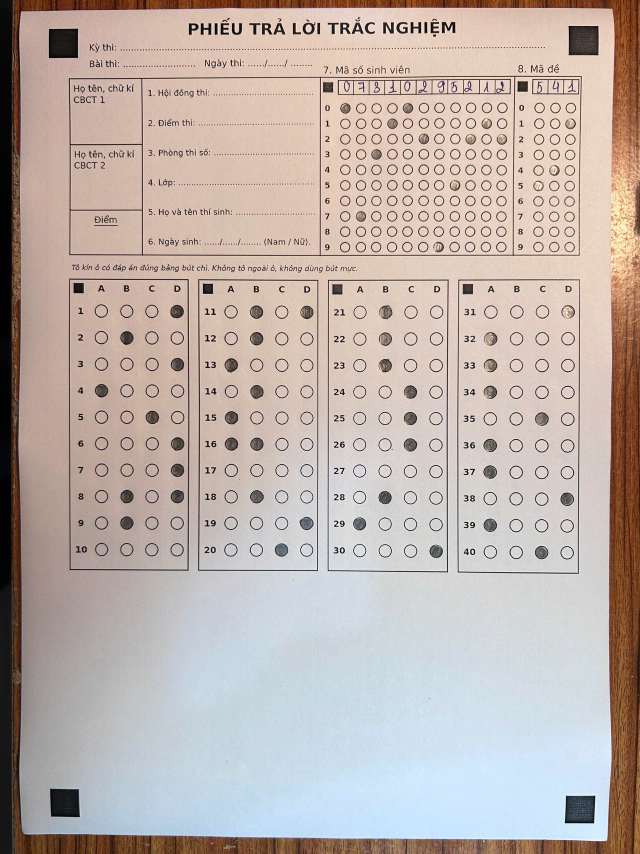
#> input picture data/images/t1_s01_binhthuong_01.jpg, 1920 x 2560 px (shown at 1/3 size)
$ python -i warp.py   (imports and definitions only)
#> lines starting #> are read from the running program, lines starting #| are printed output that depends on the picture; after the words box and inside, x2 and y2 are one past the last pixel; in counts of white or black regions, pixels touching at a corner belong together
"""Nắn phiếu từ ảnh chụp điện thoại: tìm 4 marker góc và biến đổi phối cảnh.

Ảnh sau khi nắn có kích thước page.width x page.height (pixel chuẩn), tâm 4 marker
trùng config["markers"]["centers"]. Chỉ dùng xử lý ảnh cơ bản của OpenCV.
"""
from __future__ import annotations

import io
from pathlib import Path

import cv2
import numpy as np
from PIL import Image, ImageOps

# ---------------------------------------------------------------------------
# Tham số (không hard-code tọa độ phiếu; kích thước trang đọc từ JSON)
# ---------------------------------------------------------------------------
MAX_SIDE = 2000                 # cạnh dài tối đa khi đọc / khi tìm marker
GAUSSIAN_KSIZE = (5, 5)
ADAPTIVE_BLOCK_RATIO = 0.04     # blockSize = tỉ lệ cạnh ngắn, luôn lẻ
ADAPTIVE_BLOCK_MIN = 15
ADAPTIVE_C = 8
MORPH_KSIZE = 3
AREA_MIN_RATIO = 0.0003         # diện tích contour / diện tích ảnh
AREA_MAX_RATIO = 0.02
APPROX_EPS_RATIO = 0.04         # epsilon approxPolyDP = tỉ lệ chu vi
ASPECT_LO = 0.75                # rộng/cao của minAreaRect
ASPECT_HI = 1.33
SOLIDITY_MIN = 0.85             # diện tích contour / diện tích minAreaRect
AREA_SPREAD_MAX = 2.5           # max/min diện tích 4 marker được chọn

MSG_NOT_ENOUGH = (
    "Không tìm thấy đủ 4 ô đen ở góc, hãy chụp lại sao cho thấy rõ cả 4 góc và không bị che"
)
MSG_AREA_SPREAD = "Có thể marker góc bị che hoặc quá mờ"


class MarkerNotFound(Exception):
    """Không chọn được đúng 4 marker góc trên ảnh."""


# ===========================================================================
# 1. Đọc ảnh
# ===========================================================================
# [23 lines left out: function load_image, not called in this run]


# ===========================================================================
# 2. Tiện ích debug và hình học
# ===========================================================================
def _save_debug(debug_dir: Path | str | None, name: str, image: np.ndarray) -> None:
    """Ghi ảnh PNG vào debug_dir; imencode để tránh lỗi đường dẫn Unicode trên Windows."""
    if debug_dir is None:
        return
    folder = Path(debug_dir)
    folder.mkdir(parents=True, exist_ok=True)
    path = folder / name
    ok, buf = cv2.imencode(".png", image)
    if not ok:
        raise OSError(f"Không ghi được ảnh debug: {path}")
    path.write_bytes(buf.tobytes())


def _prepare_working_image(img_bgr: np.ndarray) -> tuple[np.ndarray, float]:
    """Thu nhỏ nếu cạnh dài > MAX_SIDE. Trả về (ảnh làm việc, tỉ lệ so với ảnh đầu vào)."""
    height, width = img_bgr.shape[:2]
    long_edge = max(height, width)
    if long_edge <= MAX_SIDE:
        return img_bgr, 1.0
    scale = MAX_SIDE / long_edge
    work = cv2.resize(
        img_bgr,
        (max(1, round(width * scale)), max(1, round(height * scale))),
        interpolation=cv2.INTER_AREA,
    )
    return work, scale


def _adaptive_block_size(height: int, width: int) -> int:
    """blockSize lẻ, tỉ lệ theo cạnh ngắn của ảnh."""
    block = int(min(height, width) * ADAPTIVE_BLOCK_RATIO)
    if block % 2 == 0:
        block += 1
    return max(block, ADAPTIVE_BLOCK_MIN)


def _contour_centroid(contour: np.ndarray) -> tuple[float, float] | None:
    """Trọng tâm contour bằng moments; None nếu diện tích ~ 0."""
    moments = cv2.moments(contour)
    if moments["m00"] == 0:
        return None
    return moments["m10"] / moments["m00"], moments["m01"] / moments["m00"]


def _binarize_markers(gray: np.ndarray) -> np.ndarray:
    """Ngưỡng thích nghi nghịch đảo rồi mở/đóng hình thái học nhẹ."""
    height, width = gray.shape[:2]
    block = _adaptive_block_size(height, width)
    binary = cv2.adaptiveThreshold(
        gray, 255, cv2.ADAPTIVE_THRESH_GAUSSIAN_C, cv2.THRESH_BINARY_INV, block, ADAPTIVE_C,
    )
    kernel = cv2.getStructuringElement(cv2.MORPH_RECT, (MORPH_KSIZE, MORPH_KSIZE))
    binary = cv2.morphologyEx(binary, cv2.MORPH_OPEN, kernel, iterations=1)
    binary = cv2.morphologyEx(binary, cv2.MORPH_CLOSE, kernel, iterations=1)
    return binary


# ===========================================================================
# 3. Lọc ứng viên marker
# ===========================================================================
def _is_marker_candidate(contour: np.ndarray, image_area: float) -> bool:
    """True nếu contour giống ô vuông đen đặc (diện tích, 4 đỉnh lồi, tỉ lệ, độ đặc)."""
    area = cv2.contourArea(contour)
    if area < AREA_MIN_RATIO * image_area or area > AREA_MAX_RATIO * image_area:
        return False
    peri = cv2.arcLength(contour, True)
    approx = cv2.approxPolyDP(contour, APPROX_EPS_RATIO * peri, True)
    if len(approx) != 4 or not cv2.isContourConvex(approx):
        return False
    # minAreaRect chịu được phiếu nghiêng; boundingRect theo trục sẽ loại marker khi ảnh nghiêng.
    _center, (rect_w, rect_h), _angle = cv2.minAreaRect(contour)
    if rect_w < 1 or rect_h < 1:
        return False
    short, long_side = min(rect_w, rect_h), max(rect_w, rect_h)
    ratio = short / long_side
    if ratio < ASPECT_LO or long_side / short > ASPECT_HI:
        return False
    if area / (rect_w * rect_h) < SOLIDITY_MIN:
        return False
    return True


def _collect_candidates(binary: np.ndarray) -> list[dict]:
    """Tìm contour và giữ những contour vượt bộ lọc marker."""
    contours, _ = cv2.findContours(binary, cv2.RETR_LIST, cv2.CHAIN_APPROX_SIMPLE)
    image_area = float(binary.shape[0] * binary.shape[1])
    candidates: list[dict] = []
    for contour in contours:
        if not _is_marker_candidate(contour, image_area):
            continue
        centroid = _contour_centroid(contour)
        if centroid is None:
            continue
        candidates.append({
            "contour": contour,
            "area": float(cv2.contourArea(contour)),
            "cx": centroid[0],
            "cy": centroid[1],
        })
    return candidates


def _similar_area_cluster(candidates: list[dict]) -> list[dict]:
    """Chọn cụm >= 4 ứng viên có diện tích lệch nhau không quá AREA_SPREAD_MAX, ưu tiên cụm to.

    Ô vuông nhỏ trang trí nhỏ hơn marker góc ~ 9 lần diện tích nên không cùng cụm.
    Ô CBCT / vật đen lớn hơn nhiều cũng bị loại vì không đủ 4 phần tử cùng cỡ.
    """
    ordered = sorted(candidates, key=lambda item: -item["area"])
    for seed in ordered:
        high = seed["area"]
        group = [
            item for item in ordered
            if item["area"] <= high and high / item["area"] <= AREA_SPREAD_MAX
        ]
        if len(group) >= 4:
            return group
    return []


def _pick_one_per_quadrant(candidates: list[dict]) -> dict[str, dict]:
    """Chia 4 góc phần tư quanh tâm các ứng viên; mỗi góc lấy ứng viên diện tích lớn nhất."""
    mean_x = float(np.mean([item["cx"] for item in candidates]))
    mean_y = float(np.mean([item["cy"] for item in candidates]))
    quadrants: dict[str, dict] = {}
    for item in candidates:
        if item["cx"] < mean_x and item["cy"] < mean_y:
            name = "tl"
        elif item["cx"] >= mean_x and item["cy"] < mean_y:
            name = "tr"
        elif item["cx"] >= mean_x and item["cy"] >= mean_y:
            name = "br"
        else:
            name = "bl"
        current = quadrants.get(name)
        if current is None or item["area"] > current["area"]:
            quadrants[name] = item
    return quadrants


def _order_corners(points: np.ndarray) -> np.ndarray:
    """Sắp 4 điểm theo thứ tự trên-trái, trên-phải, dưới-phải, dưới-trái (tổng x+y và hiệu y-x)."""
    pts = np.asarray(points, dtype=np.float32)
    total = pts[:, 0] + pts[:, 1]
    diff = pts[:, 1] - pts[:, 0]
    ordered = np.stack([
        pts[int(np.argmin(total))],
        pts[int(np.argmin(diff))],
        pts[int(np.argmax(total))],
        pts[int(np.argmax(diff))],
    ])
    return ordered.astype(np.float32)


def _draw_candidates(bgr: np.ndarray, candidates: list[dict]) -> np.ndarray:
    """Vẽ mọi ứng viên (xanh) lên bản sao ảnh."""
    canvas = bgr.copy()
    for item in candidates:
        cv2.drawContours(canvas, [item["contour"]], -1, (0, 180, 0), 2)
        cv2.circle(canvas, (int(item["cx"]), int(item["cy"])), 6, (0, 180, 0), -1)
    return canvas


def _draw_markers(bgr: np.ndarray, points: np.ndarray) -> np.ndarray:
    """Vẽ 4 marker đã chọn (đỏ) kèm nhãn TL/TR/BR/BL."""
    canvas = bgr.copy()
    labels = ("TL", "TR", "BR", "BL")
    for (x, y), label in zip(points, labels):
        cv2.circle(canvas, (int(x), int(y)), 10, (0, 0, 255), 3)
        cv2.putText(
            canvas, label, (int(x) + 12, int(y) - 8),
            cv2.FONT_HERSHEY_SIMPLEX, 0.7, (0, 0, 255), 2, cv2.LINE_AA,
        )
    return canvas


# ===========================================================================
# 4. Tìm 4 marker
# ===========================================================================
def find_markers(img_bgr: np.ndarray, debug_dir=None) -> np.ndarray:
    """Tìm 4 ô đen góc; trả về float32 shape (4, 2) thứ tự tl, tr, br, bl theo tọa độ ảnh đầu vào."""
    work, scale = _prepare_working_image(img_bgr)
    gray = cv2.cvtColor(work, cv2.COLOR_BGR2GRAY)
    blur = cv2.GaussianBlur(gray, GAUSSIAN_KSIZE, 0)
    _save_debug(debug_dir, "01_gray.png", gray)
    _save_debug(debug_dir, "02_blur.png", blur)

    binary = _binarize_markers(blur)
    _save_debug(debug_dir, "03_threshold.png", binary)

    candidates = _collect_candidates(binary)
    _save_debug(debug_dir, "04_candidates.png", _draw_candidates(work, candidates))

    cluster = _similar_area_cluster(candidates)
    if len(cluster) < 4:
        raise MarkerNotFound(MSG_NOT_ENOUGH)
    quadrants = _pick_one_per_quadrant(cluster)
    if len(quadrants) < 4:
        raise MarkerNotFound(MSG_NOT_ENOUGH)

    chosen = [quadrants[name] for name in ("tl", "tr", "br", "bl")]
    areas = [item["area"] for item in chosen]
    if max(areas) / min(areas) > AREA_SPREAD_MAX:
        raise MarkerNotFound(MSG_AREA_SPREAD)

    work_points = np.array([[item["cx"], item["cy"]] for item in chosen], dtype=np.float32)
    work_points = _order_corners(work_points)
    _save_debug(debug_dir, "05_markers.png", _draw_markers(work, work_points))
    # Quy đổi về tọa độ ảnh đầu vào nếu đã thu nhỏ để xử lý.
    return (work_points / scale).astype(np.float32)


# ===========================================================================
# 5. Nắn phiếu
# ===========================================================================
# [36 lines left out: functions _page_size, _marker_destinations, warp_sheet, not called in this run]

>>> import cv2
>>> picture = cv2.imread('data/images/t1_s01_binhthuong_01.jpg')
#> picture is the input picture: shape (2560, 1920, 3); mean B, G, R 172.4, 178.3, 190.7
>>> result = find_markers(picture)
#> in find_markers, `work, scale = _prepare_working_image(img_bgr)`: scale = 0.781
#> in find_markers, `gray = cv2.cvtColor(work, cv2.COLOR_BGR2GRAY)`:
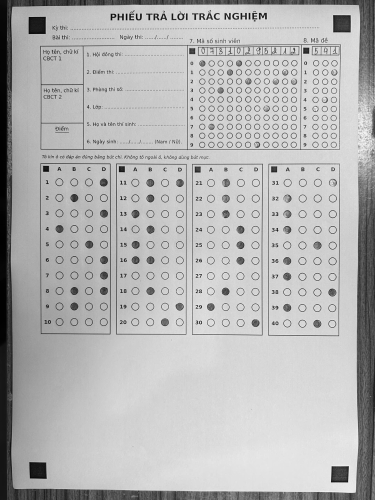
#> gray: shape (2000, 1500) (shown at 1/4 size); min 0, max 252, mean 181.3
#> in _binarize_markers, `binary = cv2.adaptiveThreshold( gray, 255, cv2.ADAPTIVE_THRESH_GAUSSIA..`:
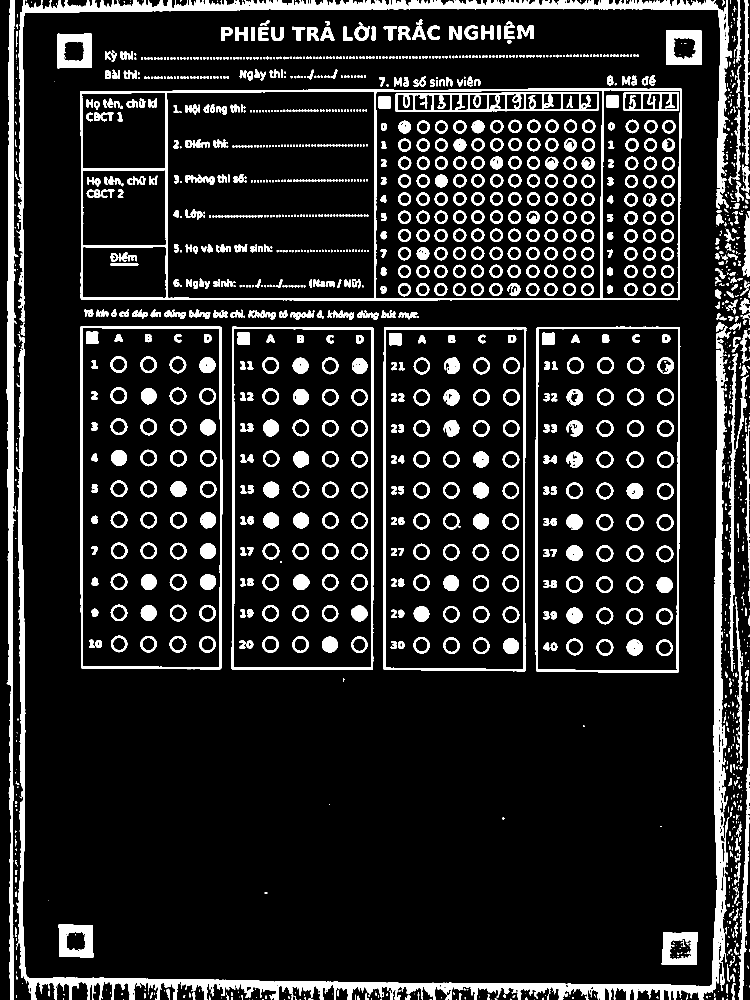
#> binary: shape (2000, 1500) (shown at 1/2 size); 12.7% white; 1801 white regions (937 under 20 px), largest, box (x1, y1, x2, y2) and area: (32, 653, 1462, 2000) 54799, (33, 0, 1463, 644) 30609, (160, 177, 1364, 601) 20208
#> in _binarize_markers, `binary = cv2.morphologyEx(binary, cv2.MORPH_OPEN, kernel, iterations=1)`:
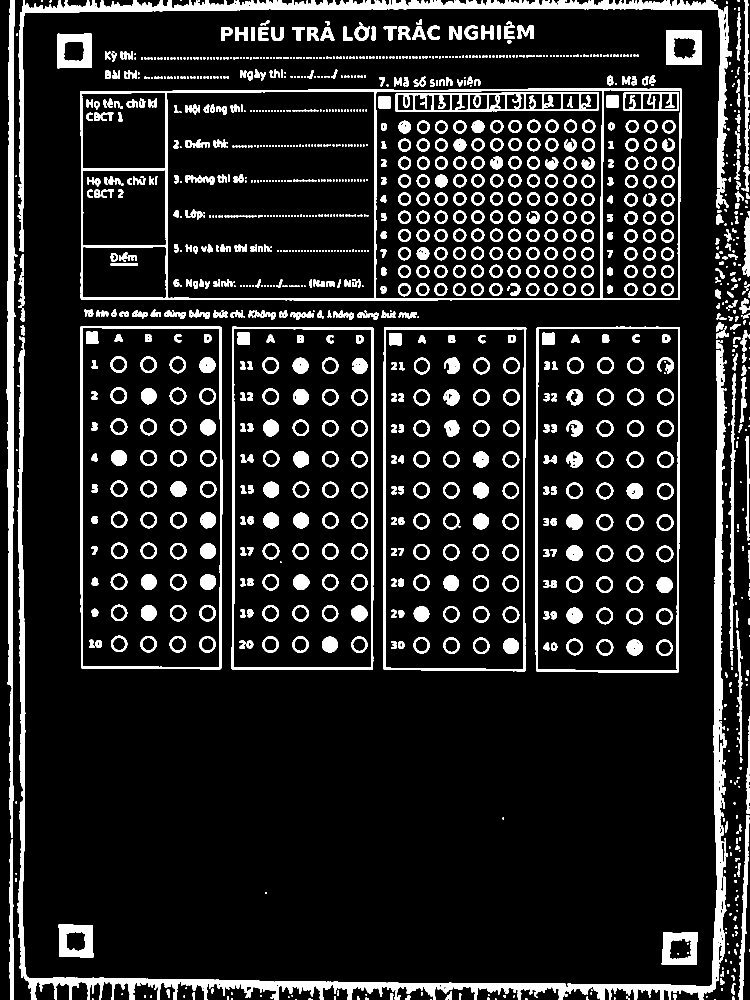
#> binary: shape (2000, 1500) (shown at 1/2 size); 12.4% white; 1433 white regions (614 under 20 px), largest, box (x1, y1, x2, y2) and area: (34, 680, 1454, 2000) 52166, (35, 0, 1463, 504) 29033, (160, 177, 1364, 601) 20159
#> in _binarize_markers, `binary = cv2.morphologyEx(binary, cv2.MORPH_CLOSE, kernel, iterations=1)`:
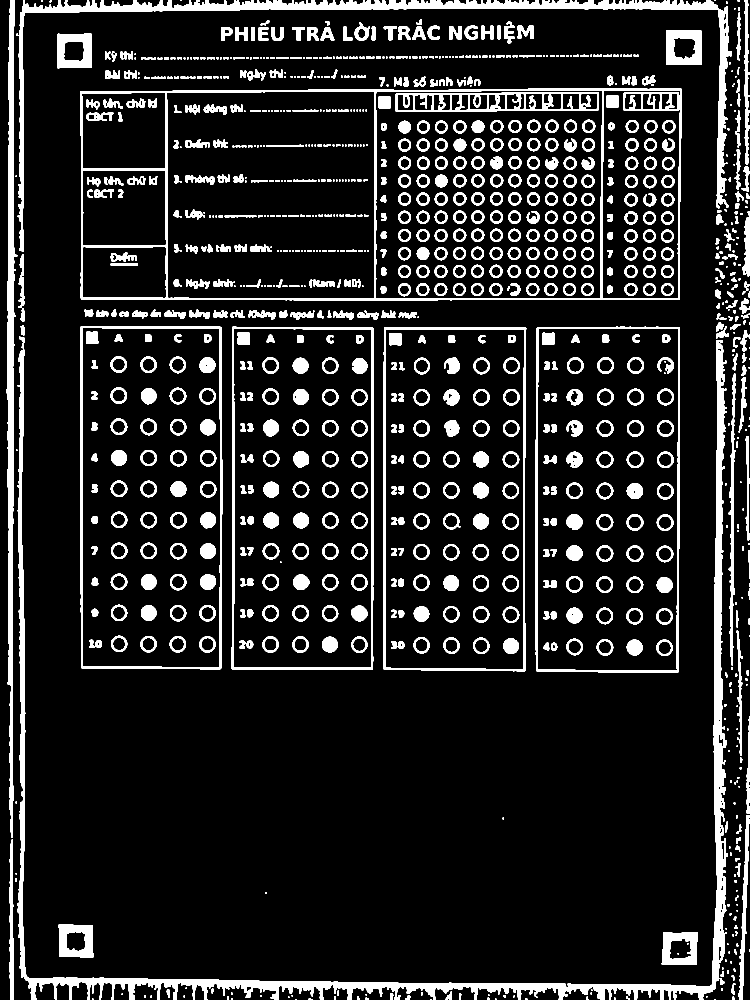
#> binary: shape (2000, 1500) (shown at 1/2 size); 12.6% white; 1011 white regions (244 under 20 px)
#> in _collect_candidates, `contours, _ = cv2.findContours(binary, cv2.RETR_LIST, cv2.CHAIN_APPROX..`: contours = 1401 contours, 312 with area under 20; largest, box (x1, y1, x2, y2) and area: (160, 177, 1364, 601) 503242, (1071, 653, 1360, 1346) 197560, (767, 654, 1053, 1343) 193841, (160, 652, 445, 1339) 192836, (463, 653, 747, 1340) 192514
#> the loop in _collect_candidates, `for contour in contours:` made 1401 passes
#> area in _is_marker_candidate on passes 11, 12, 17: 20, 25.5, 20
#> after the loop in _collect_candidates, `for contour in contours:`: candidates = 8 items
#> the loop in _draw_candidates, `for item in candidates:` made 8 passes
#> after the loop in _draw_candidates, `for item in candidates:`:
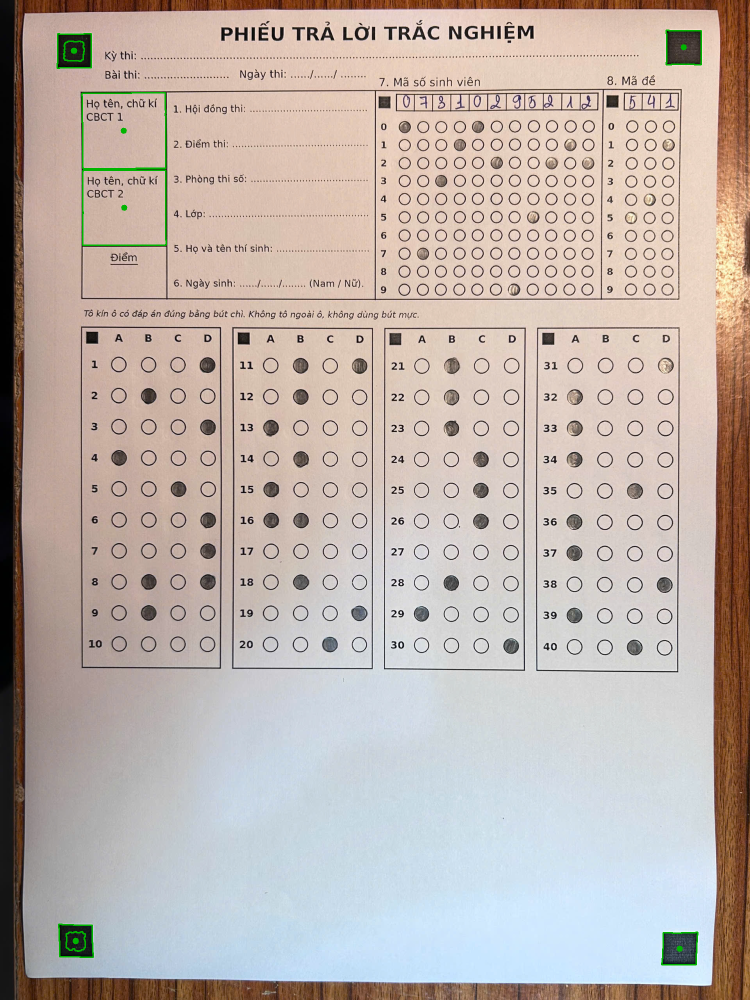
#> canvas: shape (2000, 1500, 3) (shown at 1/2 size); mean B, G, R 172.1, 178.5, 190.3
#> the loop in _similar_area_cluster, `for seed in ordered:` made 3 passes
#> high on passes 1 to 3: 25095.5, 24902.5, 4660.5
#> in find_markers, `cluster = _similar_area_cluster(candidates)`: cluster = 4 items
#> in _pick_one_per_quadrant, `mean_x = float(np.mean([item["cx"] for item in candidates]))`: mean_x = 756.6
#> in _pick_one_per_quadrant, `mean_y = float(np.mean([item["cy"] for item in candidates]))`: mean_y = 993.7
#> the loop in _pick_one_per_quadrant, `for item in candidates:` made 4 passes
#> after the loop in _pick_one_per_quadrant, `for item in candidates:`: quadrants = 4 items
#> in find_markers, `areas = [item["area"] for item in chosen]`: areas = [4519, 4660.5, 4319.5, 4229]
#> in find_markers, `work_points = np.array([[item["cx"], item["cy"]] for item in chosen], ..`: work_points = [[148.5, 101.5], [1367.4, 94.62], [1359.2, 1897.1], [151.4, 1881.4]]
#> in _order_corners, `pts = np.asarray(points, dtype=np.float32)`: pts has the same summary as work_points in find_markers
#> in _order_corners, `total = pts[:, 0] + pts[:, 1]`: total = [249.9, 1462, 3256.3, 2032.9]
#> in _order_corners, `diff = pts[:, 1] - pts[:, 0]`: diff = [-47.02, -1272.8, 537.9, 1730]
#> in _order_corners, `ordered = np.stack([ pts[int(np.argmin(total))], pts[int(np.argmin(dif..`: ordered has the same summary as work_points in find_markers
#> the loop in _draw_markers, `for (x, y), label in zip(points, labels):` made 4 passes
#> after the loop in _draw_markers, `for (x, y), label in zip(points, labels):`:
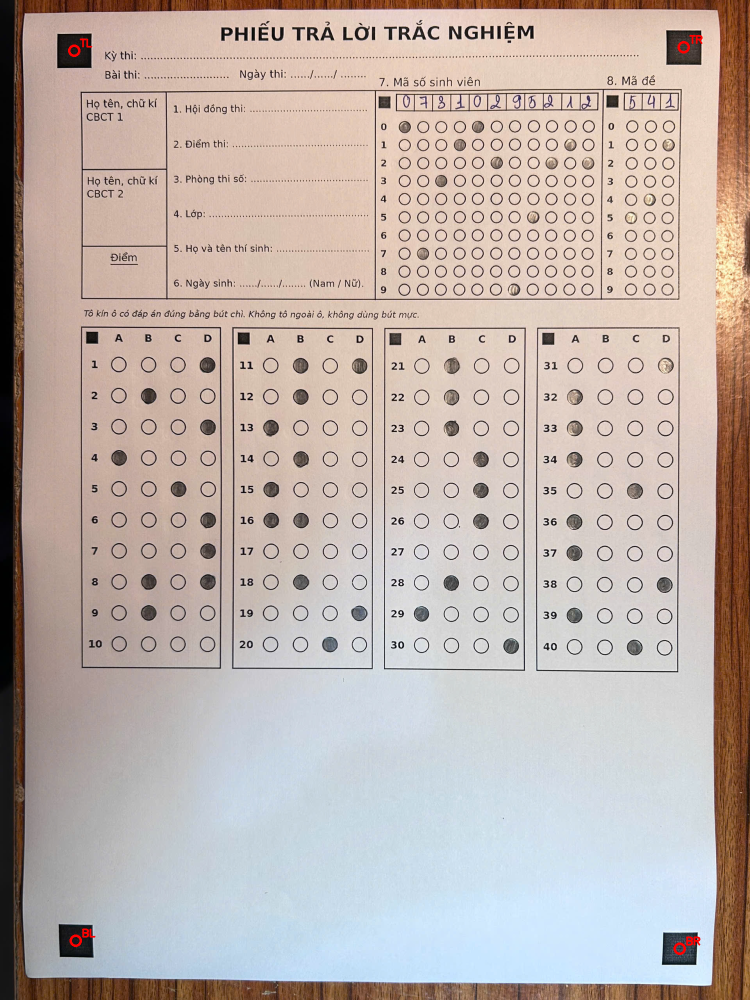
#> canvas: shape (2000, 1500, 3) (shown at 1/2 size); mean B, G, R 172.4, 178.2, 190.8
#> result = [[190, 129.9], [1750.3, 121.1], [1739.7, 2428.3], [193.8, 2408.2]]
